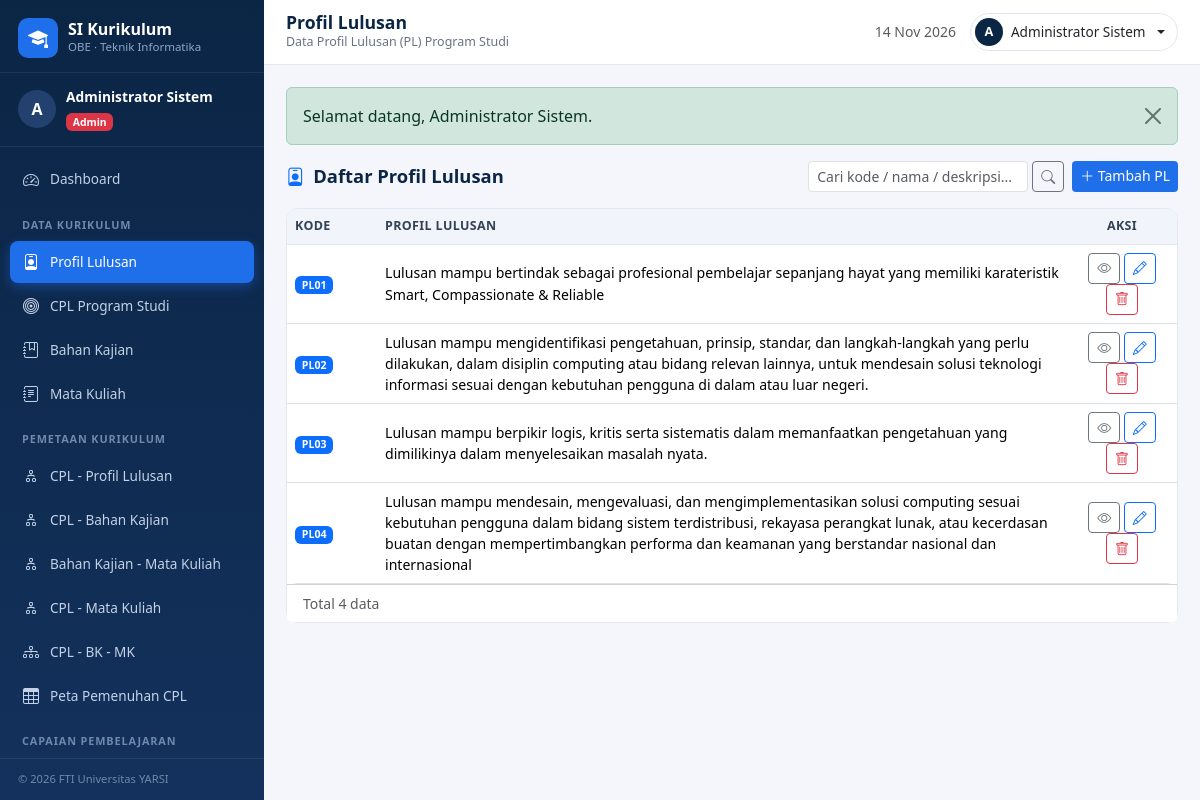
The app's page /profil_lulusan/index.php (signed in) with its own data.
### tables this page shows
CREATE TABLE profil_lulusan (
  id INT AUTO_INCREMENT PRIMARY KEY,
  kode_pl VARCHAR(10) NOT NULL UNIQUE,
  nama_pl TEXT NOT NULL,
  deskripsi TEXT NULL
);

### includes/functions.php (called while the page is built, shortened)
<?php
function e($value): string
{
    return htmlspecialchars((string)$value, ENT_QUOTES, 'UTF-8');
}
function current_role(): string
{
    return $_SESSION['user']['role'] ?? '';
}
function can_manage_master(): bool
{
    return in_array(current_role(), ['admin', 'kaprodi'], true);
}

### profil_lulusan/index.php (the view, shortened to what this page needs)
<?php
require_once __DIR__ . '/../includes/auth.php';
$pdo = db();
$can = can_manage_master();
$q = trim($_GET['q'] ?? '');
$where = '';
$params = [];
$total = (int)(function () use ($pdo, $where, $params) {
    $s = $pdo->prepare("SELECT COUNT(*) FROM profil_lulusan $where");
    $s->execute($params);
    return $s->fetchColumn();
})();
[$limit, $offset, , $page, $pages] = paginate($total, 10);
$stmt = $pdo->prepare("SELECT * FROM profil_lulusan $where ORDER BY kode_pl LIMIT $limit OFFSET $offset");
$stmt->execute($params);
$rows = $stmt->fetchAll();
include __DIR__ . '/../includes/header.php';
?>
<div class="page-head">
  <h2><i class="bi bi-person-badge me-1 text-primary"></i> Daftar Profil Lulusan</h2>
  <div class="d-flex gap-2">
    <form class="d-flex search-box" method="get">
      <input type="text" name="q" value="<?= e($q) ?>" class="form-control form-control-sm" placeholder="Cari kode / nama / deskripsi...">
      <button class="btn btn-sm btn-outline-secondary ms-1"><i class="bi bi-search"></i></button>
    </form>
    <?php if ($can): ?>
      <a href="?edit=0" class="btn btn-sm btn-blue"><i class="bi bi-plus-lg"></i> Tambah PL</a>
    <?php endif; ?>
  </div>
</div>
<div class="card">
  <div class="card-body p-0">
    <div class="table-responsive">
      <table class="table table-hover mb-0">
        <thead>
          <tr><th style="width:90px">Kode</th><th>Profil Lulusan</th><th style="width:110px" class="text-center">Aksi</th></tr>
        </thead>
        <tbody>
          <?php foreach ($rows as $r): ?>
            <tr>
              <td><span class="badge bg-primary"><?= e($r['kode_pl']) ?></span></td>
              <td><?= e($r['nama_pl']) ?><?php if ($r['deskripsi']): ?><div class="text-muted small"><?= e($r['deskripsi']) ?></div><?php endif; ?></td>
              <td class="text-center">
                <a class="btn btn-sm btn-outline-secondary" href="?detail=<?= $r['id'] ?>" title="Detail"><i class="bi bi-eye"></i></a>
                <?php if ($can): ?>
                  <a class="btn btn-sm btn-outline-primary" href="?edit=<?= $r['id'] ?>" title="Edit"><i class="bi bi-pencil"></i></a>
                  <form method="post" class="d-inline" onsubmit="return confirm('Hapus <?= e($r['kode_pl']) ?>?')">
                    <button class="btn btn-sm btn-outline-danger" title="Hapus"><i class="bi bi-trash"></i></button>
                  </form>
                <?php endif; ?>
              </td>
            </tr>
          <?php endforeach; ?>
        </tbody>
      </table>
    </div>
  </div>
  <div class="card-footer bg-white d-flex justify-content-between align-items-center">
    <span class="text-muted small">Total <?= $total ?> data</span>
  </div>
</div>
<?php include __DIR__ . '/../includes/footer.php'; ?>

### assets/css/style.css (style rules this page uses)
:root { --navy: #0b2545; --navy-2: #13315c; --blue: #1f6feb; --blue-2: #3d8bfd; --bg: #f4f6fb; --line: #e3e8f0; --sidebar-w: 264px; }
* { box-sizing: border-box; }
body { font-family: "Segoe UI", system-ui, -apple-system, Arial, sans-serif; background: var(--bg); color: #1f2937; }
.btn-blue { background: var(--blue); color: #fff; border: 0; }
.card { border: 1px solid var(--line); border-radius: 12px; }
.table { --bs-table-bg: #fff; }
.table thead th { background: #f1f4fa; color: #334155; font-size: .78rem; text-transform: uppercase; letter-spacing: .03em; border-bottom: 1px solid var(--line); white-space: nowrap; }
.table td { vertical-align: middle; font-size: .88rem; }
.table-responsive { border-radius: 10px; }
.page-head { display: flex; align-items: center; justify-content: space-between; gap: 12px; flex-wrap: wrap; margin-bottom: 16px; }
.page-head h2 { font-size: 1.15rem; font-weight: 700; color: var(--navy); margin: 0; }
.search-box { max-width: 320px; }

### records on screen
profil_lulusan: kode_pl "PL01", nama_pl "Lulusan mampu bertindak sebagai profesional pembelajar sepanjang hayat yang memiliki karateristik Smart, Compassionate & Reliable"
profil_lulusan: kode_pl "PL02", nama_pl "Lulusan mampu mengidentifikasi pengetahuan, prinsip, standar, dan langkah-langkah yang perlu dilakukan, dalam disiplin computing atau bidang relevan lainnya, untuk mendesain solusi teknologi informasi sesuai dengan kebutuhan pengguna di dalam atau luar negeri."
profil_lulusan: kode_pl "PL03", nama_pl "Lulusan mampu berpikir logis, kritis serta sistematis dalam memanfaatkan pengetahuan yang dimilikinya dalam menyelesaikan masalah nyata."
profil_lulusan: kode_pl "PL04", nama_pl "Lulusan mampu mendesain, mengevaluasi, dan mengimplementasikan solusi computing sesuai kebutuhan pengguna dalam bidang sistem terdistribusi, rekayasa perangkat lunak, atau kecerdasan buatan dengan mempertimbangkan performa dan keamanan yang berstandar nasional dan internasional"

### other values on screen
substr($u['nama'] ?? 'U', 0, 1) "A"
$u['nama'] "Administrator Sistem"
$role "Admin"
$__title "Profil Lulusan"
$__subtitle "Data Profil Lulusan (PL) Program Studi"
substr($__ikm, 0, 1) "A"
$__ikm "Administrator Sistem"
$f['message'] "Selamat datang, Administrator Sistem."
$total "4"
